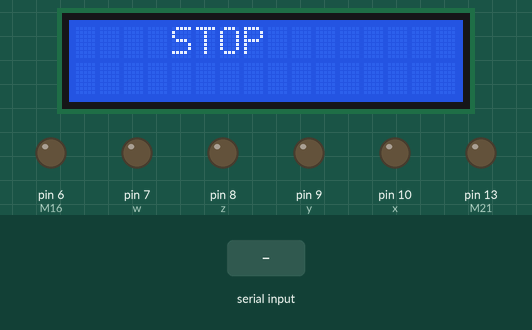
The sketch below on a simulated Arduino Uno, built with avr-gcc and run on an emulated ATmega328P. Shown: 16×2 character LCD, output pins drawn as LEDs (lit = HIGH). The test bench sets the inputs (shaded band).

Above: at 1.2 s.
1.3 s: byte 1 (1) received over Serial
At 2.4 s:
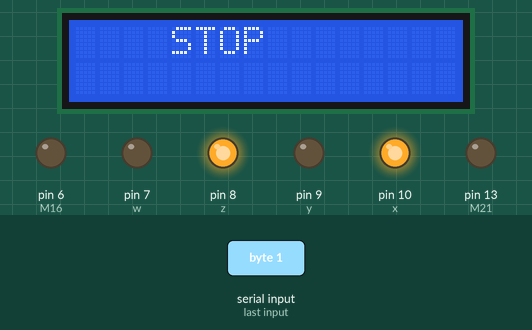
2.8 s: byte 2 (2) received over Serial
At 3.5 s:
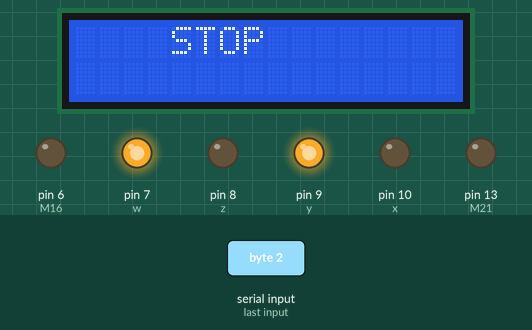
4.3 s: byte 3 (3) received over Serial
At 4.7 s:
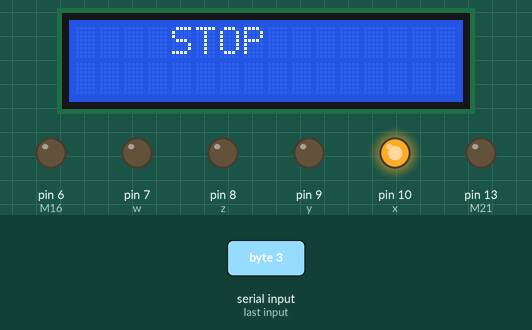
5.8 s: byte 4 (4) received over Serial
At 7.1 s:
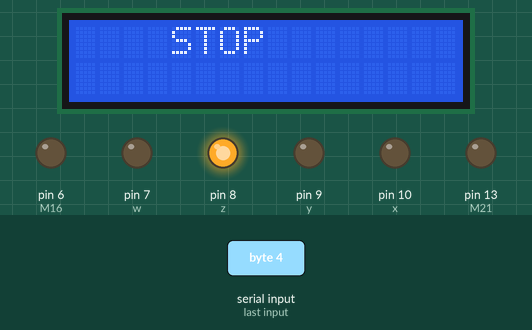
Timing chart, 0 to 8.3 s (numbered marks = the images above; inputs shaded):
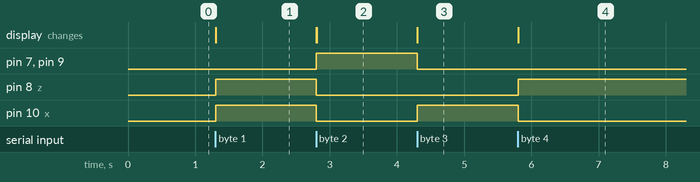

Measured:
- after the input at 1.3 s, pin 8 (z), pin 10 (x): LOW → HIGH at once; the display: first changes at once (image 1 shows a later state)
- after the input at 2.8 s, pin 7 (w), pin 9 (y): LOW → HIGH at once; pin 8 (z), pin 10 (x): HIGH → LOW at once; the display: first changes at once (image 2 shows a later state)
- after the input at 4.3 s, pin 7 (w), pin 9 (y): HIGH → LOW at once; pin 10 (x): LOW → HIGH at once; the display: first changes at once (image 3 shows a later state)
- after the input at 5.8 s, pin 8 (z): LOW → HIGH at once; pin 10 (x): HIGH → LOW at once; the display: first changes at once (image 4 shows a later state)

The sketch:

receiver_task1.ino
```cpp
 #include <LiquidCrystal.h>
LiquidCrystal lcd(12, 11, 5, 4, 3, 2);
int x = 10;
int y = 9;
int z = 8;
int w = 7;
int M16 = 6;
int M21 = 13;

void setup()
{
  lcd.begin(16,2);
  // initialize serial:
  Serial.begin(9600);
 pinMode(x, OUTPUT);
 pinMode(y, OUTPUT);
 pinMode(z, OUTPUT);
 pinMode(w, OUTPUT);
 pinMode(M16, OUTPUT);
 pinMode(M21, OUTPUT);
}

void loop()
{
  // print the string when a newline arrives:
  int fsr1 = Serial.read();
  if (fsr1 == 1)
  {

    lcd.setCursor(0,0);
    lcd.print("   FORWARD");
    digitalWrite(M16, HIGH);
    digitalWrite(M21, HIGH);
    digitalWrite(x, HIGH);
    digitalWrite(y, LOW);
    digitalWrite(z, HIGH);
    digitalWrite(w, LOW);

  }
    else if(fsr1 == 2)
    {

      lcd.setCursor(0,0);
      lcd.print("  BACKWARD");
    digitalWrite(M16, HIGH);
  digitalWrite(M21, HIGH);
    digitalWrite(x, LOW);
    digitalWrite(y, HIGH);
    digitalWrite(z, LOW);
    digitalWrite(w, HIGH);
    }
 else if(fsr1 == 3)
    {

      lcd.setCursor(0,0);
      lcd.print("RIGHT TURN");
      digitalWrite(M16, HIGH);
      digitalWrite(M21, LOW);
    digitalWrite(x, HIGH);
    digitalWrite(y, LOW);
    digitalWrite(z, LOW);
    digitalWrite(w, LOW);
    }
 else if(fsr1 == 4)
    {

      lcd.setCursor(0,0);
      lcd.print("LEFT TURN");
      digitalWrite(M16, LOW);
      digitalWrite(M21, HIGH);
    digitalWrite(x, LOW);
    digitalWrite(y, LOW);
    digitalWrite(z, HIGH);
    digitalWrite(w, LOW);
    }
    else
    {

        lcd.setCursor(0,0);
      lcd.print("    STOP    ");
    digitalWrite(M16, LOW);
  digitalWrite(M21, LOW);

    }


}
```
